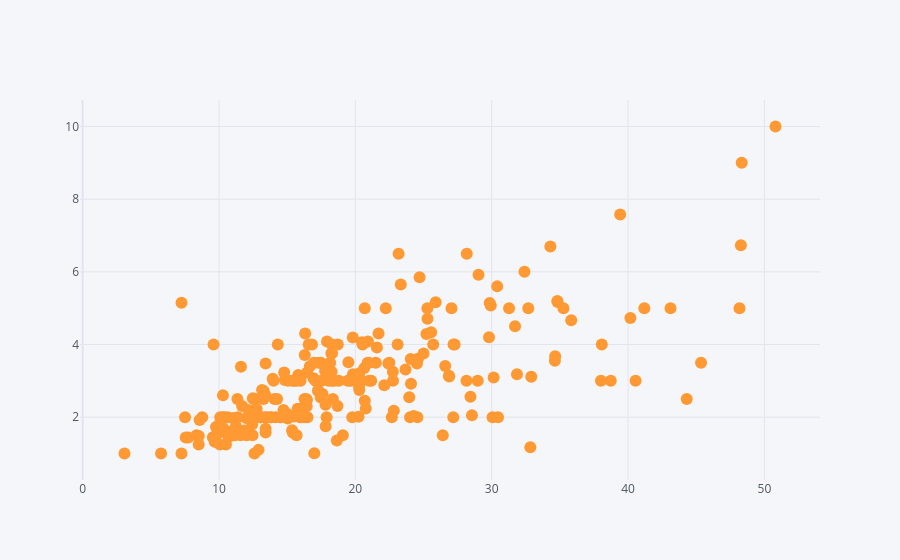

Source (notebook cell):
### Code cell
tips.iplot(kind='scatter' , x='total_bill', y='tip', mode =' markers' )

### Figure 1 — Plotly figure (JSON) as saved in the notebook; plotly's stock layout.template omitted (floating-point values rounded to 4 significant figures; data arrays with more than 128 entries replaced by an {"elided": "..."} marker saying what was removed)
{"data": [{"line": {"color": "rgba(255, 153, 51, 1.0)", "dash": "solid", "shape": "linear", "width": 1.3}, "marker": {"size": 12, "symbol": "circle"}, "mode": "markers", "name": "tip", "text": "", "type": "scatter", "x": {"elided": "244 float values"}, "y": {"elided": "244 float values"}}], "layout": {"legend": {"bgcolor": "#F5F6F9", "font": {"color": "#4D5663"}}, "paper_bgcolor": "#F5F6F9", "plot_bgcolor": "#F5F6F9", "title": {"font": {"color": "#4D5663"}}, "xaxis": {"gridcolor": "#E1E5ED", "showgrid": true, "tickfont": {"color": "#4D5663"}, "title": {"font": {"color": "#4D5663"}, "text": ""}, "zerolinecolor": "#E1E5ED"}, "yaxis": {"gridcolor": "#E1E5ED", "showgrid": true, "tickfont": {"color": "#4D5663"}, "title": {"font": {"color": "#4D5663"}, "text": ""}, "zerolinecolor": "#E1E5ED"}}}
